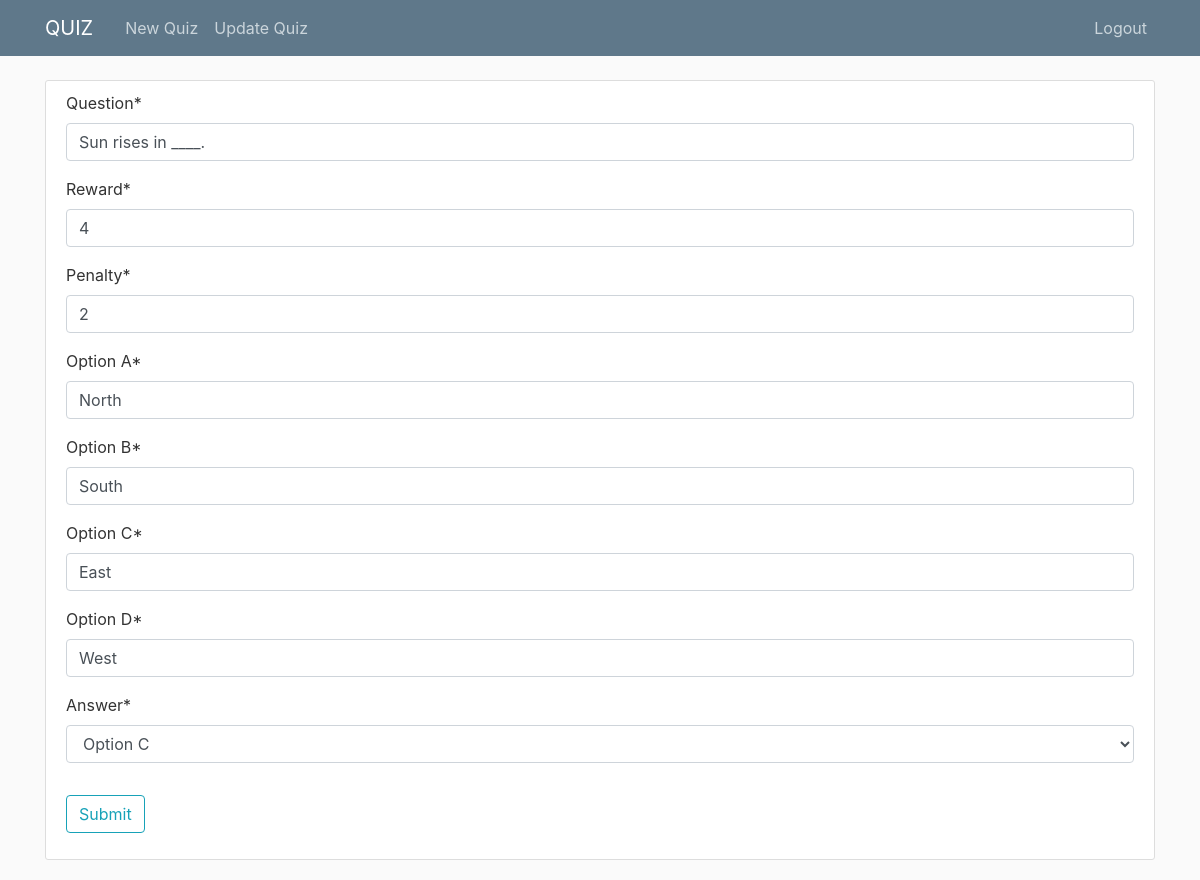
Before: /question/16/edit/ (signed in) with the older database file.
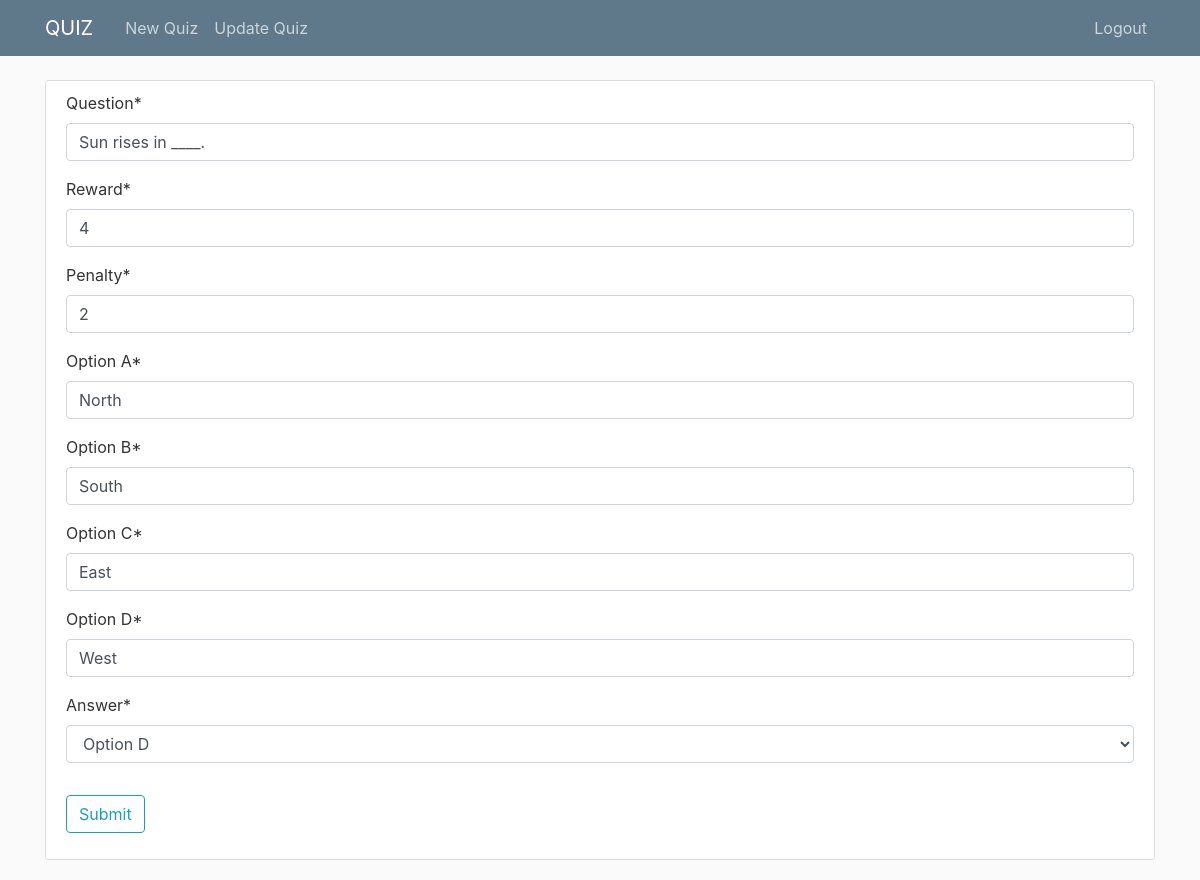
After: the same page with the newer database file.
### quiz/models.py (models this page shows, shortened)
class Question(models.Model):
    questionaire = models.ForeignKey(Questionaire, on_delete=models.CASCADE)
    question = models.CharField(max_length=500)
    reward = models.PositiveIntegerField(default=0)
    penalty = models.PositiveIntegerField(default=0)
    @property
    def TypedQuestion(self):
        try:
            return self.multiplechoicequestion
        except MultipleChoiceQuestion.DoesNotExist:
            pass

class MultipleChoiceQuestion(Question):
    type = QType.MCQ
    option_A = models.CharField(max_length=100)
    option_B = models.CharField(max_length=100)
    option_C = models.CharField(max_length=100)
    option_D = models.CharField(max_length=100)
    answer = models.CharField(max_length=1, choices=MCQ_TYPE_CHOICES)

### quiz/views.py (the view)
# urls.py: path('question/<int:pk>/edit/', views.question_edit, name='question-edit'),
@login_required
def question_edit(request, pk):
    if request.user.quizuser.user_type != 'QM':
        raise PermissionDenied
    question = Question.objects.get(pk=pk).TypedQuestion
    qtype = question.type
    questionaire = question.questionaire
    if questionaire.author != request.user:
        raise PermissionDenied
    if request.method == 'POST':
        form = get_form(qtype)(request.POST, instance=question)
        if form.is_valid():
            form.save()
            messages.success(request, f'Question updated!')
            return redirect('quiz-detail', pk=questionaire.pk)
    else:
        form = get_form(qtype)(instance=question)
    return render(request, 'quiz/new_quiz.html', {'form': form})

### quiz/forms.py (shortened to what this page needs)
class NewMultipleChoiceQuestionForm(forms.ModelForm):
    class Meta:
        model = MultipleChoiceQuestion
        fields = ['question', 'reward', 'penalty', 'option_A', 'option_B', 'option_C', 'option_D', 'answer']

### quiz/forms.py (called while the page is built)
def get_form(question_type):
    if question_type is QType.TF:
        return NewTFQuestionForm
    elif question_type is QType.NUM:
        return NewNumQuestionForm
    elif question_type is QType.MCQ:
        return NewMultipleChoiceQuestionForm
    else:
        raise ValueError('Invalid question type')

### quiz/templates/quiz/new_quiz.html (shortened to what this page needs)
{% extends "quiz/base.html" %}
{% load crispy_forms_tags %}
{% block content %}
    <div class="content-section">
        <form method="POST">
            <fieldset class="form-group">
                {{ form|crispy }}
            </fieldset>
            <div class="form-group">
                <button class="btn btn-outline-info" type="submit">Submit</button>
            </div>
        </form>
    </div>
{% endblock content %}

Changed rows visible on the page:
changed MultipleChoiceQuestion "North": answer "Option C" → "Option D"
